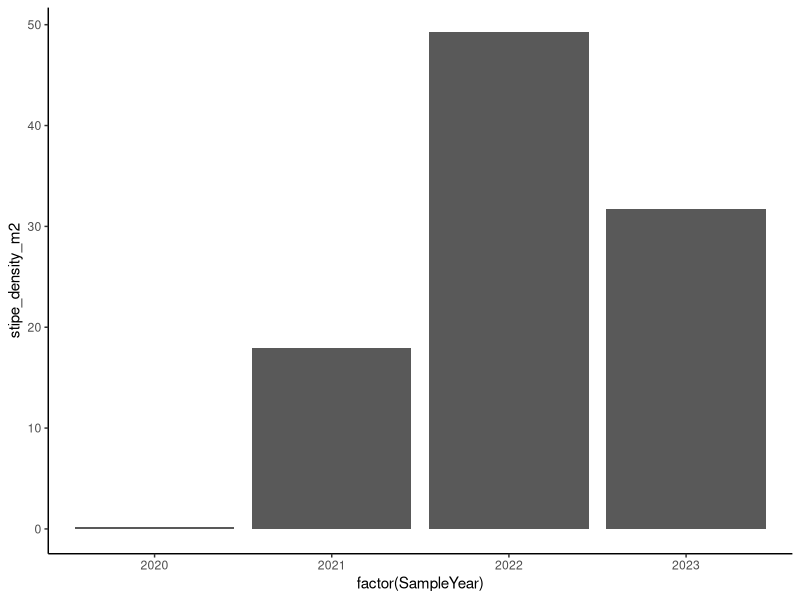
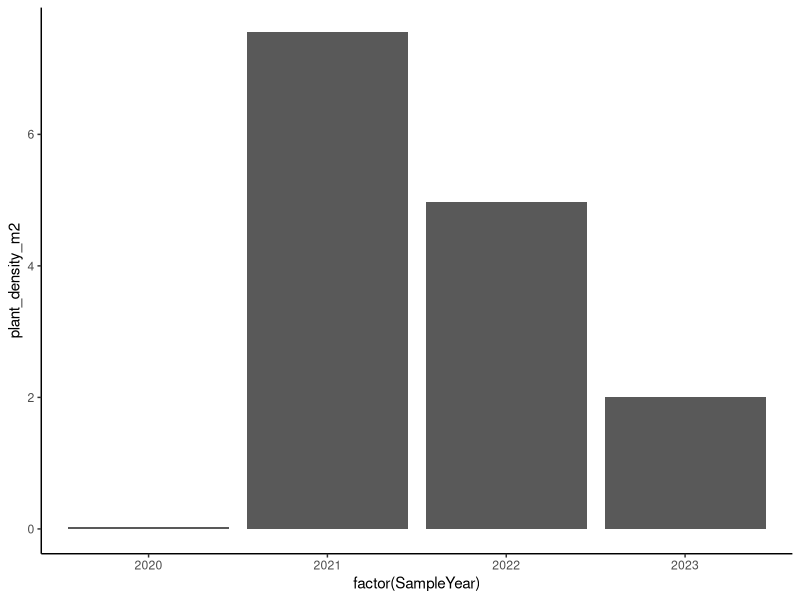
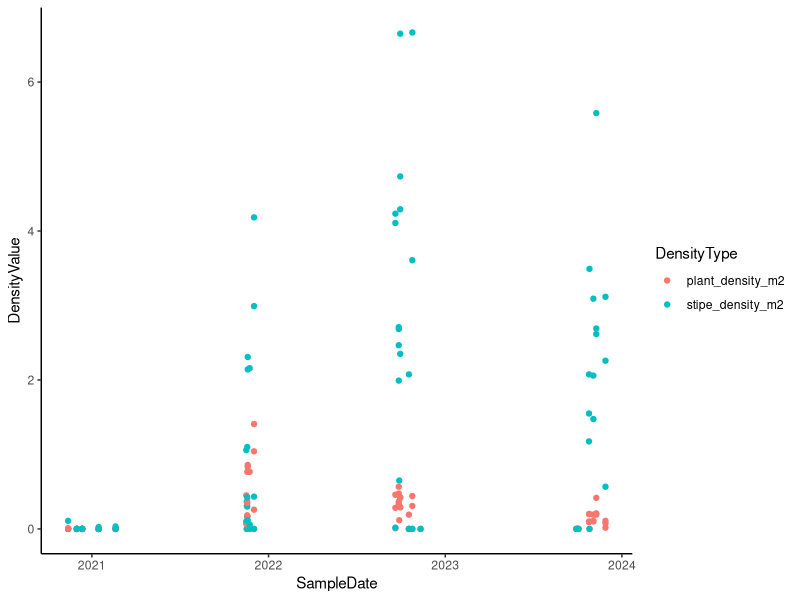
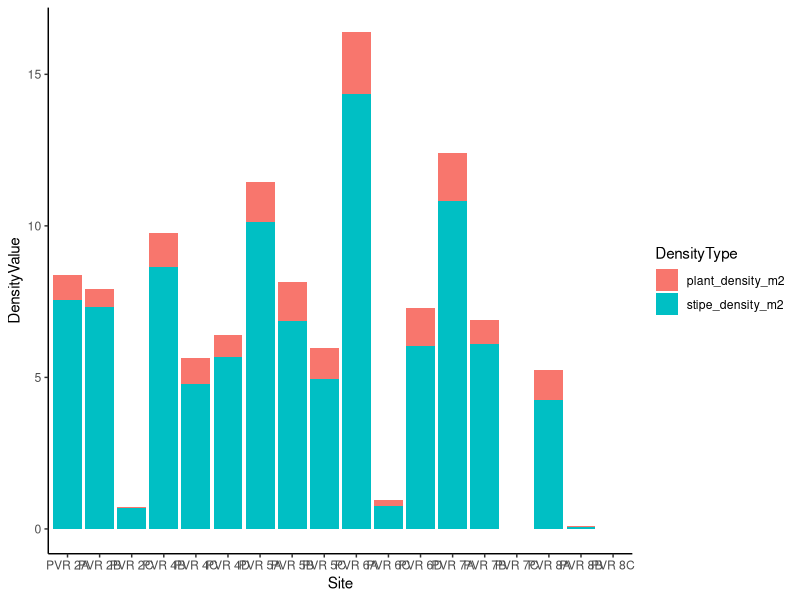
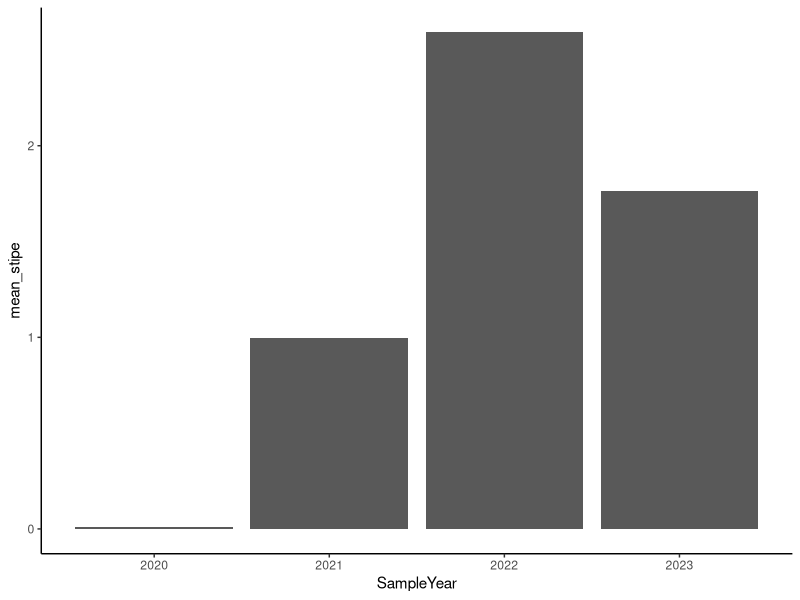
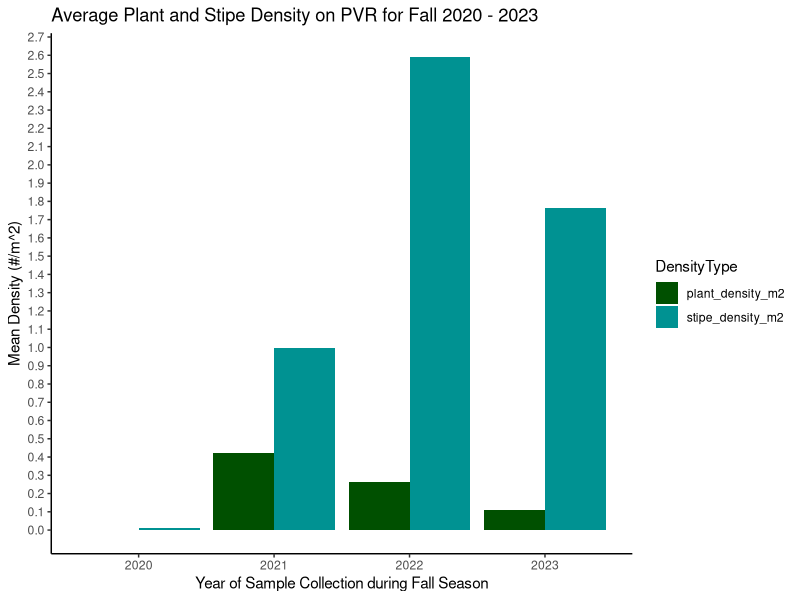

These charts were generated, in order, by the following R code:
# CREATION DATE 24 June 2024
# MODIFIED DATE 24 June 2024

# AUTHOR: kitchel@oxy.edu & placensia@oxy.edu

# PURPOSE: Explore the data on kelp at Palos Verdes, and subset to data we need for analysis

#############################
##Setup
#############################

library(tidyverse)
library(lubridate)
library(dplyr)
library(reshape2)
############################
#LOAD DATA
############################

dat_PV_macrocystis <- read_csv(file.path("data", "dat_PV_macrocystis.csv"))

#The dat_PV_macrocystis data set is compiled of all data taken by the VRG when surveying the reefs off of the PV Peninsula from 2016 - Present. The entire data set will allow me to narrow down all data taken of the PVR modules from the very first survey completed in November 2020. According to Williams et al. PVR was initially constructed in May 2020.

#Let's look at it!
View(dat_PV_macrocystis)

#Let's view some summary statistics
summary(dat_PV_macrocystis)

############################
#Only keep artificial reefs at Palos Verdes
############################

# The focus of my research project is to determine how much giant kelp biomass has grown on the PV artificial reef constructed by the VRG from 2020 - 2023, as well as the amount of carbon that has been stored by each module from NPP from 2020 - 2023.
# To begin I have to narrow down the data set just to look at all data surveys completed on the PVR AR_Complex.

#What types of sites did they survey?
unique(dat_PV_macrocystis$DepthZone) #note ARM stands for artificial reefs

# The VRG surveyed" ""Inner"  "Middle" "Outer"  "Deep"   "ARM (artifical reef)"" sites.


# We only want artificial reef observations, no natural reef at PV
# To only look at artificial reef observations within the PV data set we have to create a new data set "dat_PVR_macrocystis" that just contains surveys at PVR and ARM.
# Our new data set is simply a filter from the dat_PV_macrocystis data set that focuses on only data taken at the "DepthZone: ARM"

dat_PVR_macrocystis <- dat_PV_macrocystis |>
  filter(DepthZone == "ARM") #only include depthzones = ARM

# Lets look at the dat_PV_macrocystis data set
view(dat_PVR_macrocystis)
#Looks great

############################
#Narrow down years?
############################
# I am only interested in looking at giant kelp stipe and plant counts from the VRG ARM surveys after September 2020, post PVR complete construction. To begin this step we will sort the dat_PVR_macrocystis to determine what years ARM surveys were conducted.

sort(unique(dat_PVR_macrocystis$SampleYear))

# What years do we have now?
# 2019 2020 2021 2022 2023

# When was the the earliest dive survey of PVR conducted?
# 2019


#####################
#Filter out data from after first "Post-Construction" survey after September 2020
#####################


# We only want years after complete installation of Palos Verdes Reef (September of 2020)
# To filter the data set I changed the SampleDate format from character to numerical data, mutating "SampleDate" to dmy(SampleDate)"
# Then filtered the data set for post the first survey in November 2020: 11-13-2020

dat_PV_macrocystis_post_construction <- dat_PVR_macrocystis |>
  mutate(SampleDate = dmy(SampleDate)) |>
  filter(SampleDate >= "2020-11-13")
# Lets view the data set
view(dat_PV_macrocystis_post_construction)

#Looks great

##########################
# Now we want to utilize the filtered PVR data set to look at plant and stipe density.
# According to University of Southern Florida: Kelp are made of three main parts: blades, stipes, and holdfasts. Blades are like leave of land plants; photosynthetic factories of the kelp, this is where energy from sunlight and nutrients from the water are combined to produce food.
#.... Blades do not complete nutrient transport functions like the stems of plants, instead provide support for the kelp blades.
# According to North 'Biology of Macrocystis in North America' we can estimate Total biomass in a population by multiplying frond density by the mean wet weight of a frond (i.e. ca 1 kg) (THIS IS THE MAIN GOAL OF DATA CONFIGURATION TO HELP ESTIMATE THE AMOUNT OF CARBON STORED BY GIANT KELP AT EACH MODULE)
# According to Reed et al. 2009 "Density of fronds provides a much better estimator of FSC ("stsanding biomass - mass associated with holdfasts and reproductive blades") than plants as fronds explained nearly 2.5 times more of the observed variability in FSC than plants (r^2 = 0.70 vs 0.34).

# With our interpretation, frond = stipes. So we can utilize stipe density to calculate biomass (eventually).
##########################

############################
#To calculate an overall density for each site and sampling day, we will sum both macrocystis stipe count and plant count over 2 transects (seperately), by dividing stipe count by 120 meters squared (60 m x 2)
############################


#These 'cheat sheets' are always helpful for working through R! https://www.rstudio.com/wp-content/uploads/2015/02/data-wrangling-cheatsheet.pdf

#First, stipe densities! Zoë filtered this data set to only contain the SampleYear, SampleDate, Site, and Density of stipes

PVR_macrocystis_stipe_densities <- dat_PV_macrocystis_post_construction |>
  group_by(SampleYear, SampleDate, Site) |> #take sum for each site, each sampling day, and each sampling year
  filter(BenthicReefSpecies == "Macrocystis pyrifera stipes") |> #limit to stipes only!
  summarise(stipe_density_m2 = sum(Abundance)/120)

#take a look!
PVR_macrocystis_stipe_densities
# Looks great


# Second, plant densities!
# Zoë filtered this data set to only contain the SampleYear, SampleDate, Site, and Density of plants

PVR_macrocystis_plant_densities <- dat_PV_macrocystis_post_construction |>
  group_by(SampleYear, SampleDate, Site) |>
  filter(BenthicReefSpecies == "Macrocystis pyrifera") |>
  summarise(plant_density_m2 = sum(Abundance)/120)

#look at code:
PVR_macrocystis_plant_densities


#Try it yourself!! (follow above as a guide)



############################
#How does stipe density vary across years?
############################


ggplot(data = PVR_macrocystis_stipe_densities) +
  geom_col(aes(x = factor(SampleYear), y = stipe_density_m2)) +
  theme_classic()

############################
#How does plant density vary across years?
############################


ggplot(data = PVR_macrocystis_plant_densities) +
  geom_col(aes(x = factor(SampleYear), y = plant_density_m2)) +
  theme_classic()

#How does plant density compare to stipe density?

# To complete this comparison Zoë helped me create a p_left data set that combined the stipe density values (# stipes/ 120 m^2) and plant density values (#plants/120 m^2)
p_left <- dplyr::left_join(PVR_macrocystis_plant_densities, PVR_macrocystis_stipe_densities, by = c("SampleYear", "SampleDate", "Site"))

#We would like to look at the stipe density and plant density per each sample date between 2020 - 2023

#look at code
View(p_left)

str(p_left)

head(p_left)


# Create data set that is tidy/long instead of wide where we have a column for each of the types of things we measured/recorded in our data. We want each observation/sample date to have both a plant density and stipe density assigned values.
# AKA reshape data from wide (untidy) to long (tidy).
# Long data is more clear as it shows how many distinct types of variables we have in the data

# Our goal in comparing plant density and stipe density in p_left is to look at the differences in plant density to stipe density from the entire data set.
# Use the pivot function to go from wide p_left to long

p_left_long <- p_left %>%
  pivot_longer(cols = c(plant_density_m2, stipe_density_m2),
               names_to = "DensityType",
               values_to = "DensityValue")
#View data set
view(p_left_long)

#looks great
#Now that the data set has only two columns describing the DensityType and Density Value, we can plot DensityType as the color variable, SampleYear as the X-variable, and DensityValue as the Y-variable
#plot plant density value vs stipe density value for each sample date

ggplot(data = p_left_long) +
       geom_point(aes(x = SampleDate, y = DensityValue, color = DensityType)) +
  theme_classic()

view(p_left_long)

# This ggplot is not easy to understand.... what about if I plot as a geom_bar with the two types of density side by side
ggplot(data = p_left_long) +
  geom_col(aes(x = Site, y = DensityValue, fill = DensityType)) +
  theme_classic()

#Create sum(DensityValue) per each SampleYear. We want one density value for each year.

#In 2020 what was the average giant kelp stipe density?

# Begin by finding mean value of stipes from 2020 within p_left_long....


p_left_df <- p_left %>%
  group_by(SampleYear) %>%
  summarise(mean_stipe = mean(stipe_density_m2),
            mean_plant = mean(plant_density_m2))

view(p_left_df)

# Plot
ggplot(p_left_df, aes(x = SampleYear, y = mean_stipe)) +
  geom_col() +
  theme_classic()


p_left_df2 <- p_left_long %>%
  group_by(SampleYear, DensityType) %>%
  summarise(mean_density = mean(DensityValue))

custom_colors <- c("#005000", "#009292")

#View new data set that just has mean values of each DensityType
p_left_df2

# Now I am creating a ggplot that plots mean plant density and mean stipe density per year in side by side bar plots using the geom_col() function to show how plant density and stipe density have changed every year post construction of PVR.
Average_plant_and_stipe_density_figure <- ggplot(data = p_left_df2, aes(x = SampleYear, y = mean_density, fill = DensityType)) +
  geom_col(position = "dodge") +
  theme_classic() +
  ggtitle("Average Plant and Stipe Density on PVR for Fall 2020 - 2023") +
  labs(x = "Year of Sample Collection during Fall Season", y = "Mean Density (#/m^2)") +
  scale_y_continuous(breaks = seq(0, 3, by = 0.1)) +
  scale_fill_manual(values = custom_colors)

# I want to graph plant mean density and stipe density at each module from 2020-2023 ("through time")

#Save figure
ggsave(Average_plant_and_stipe_density_figure, path = ("figures"), filename = "Average_plant_and_stipe_density_figure.jpg", width = 12, height = 9, units = "in", dpi = 300)

